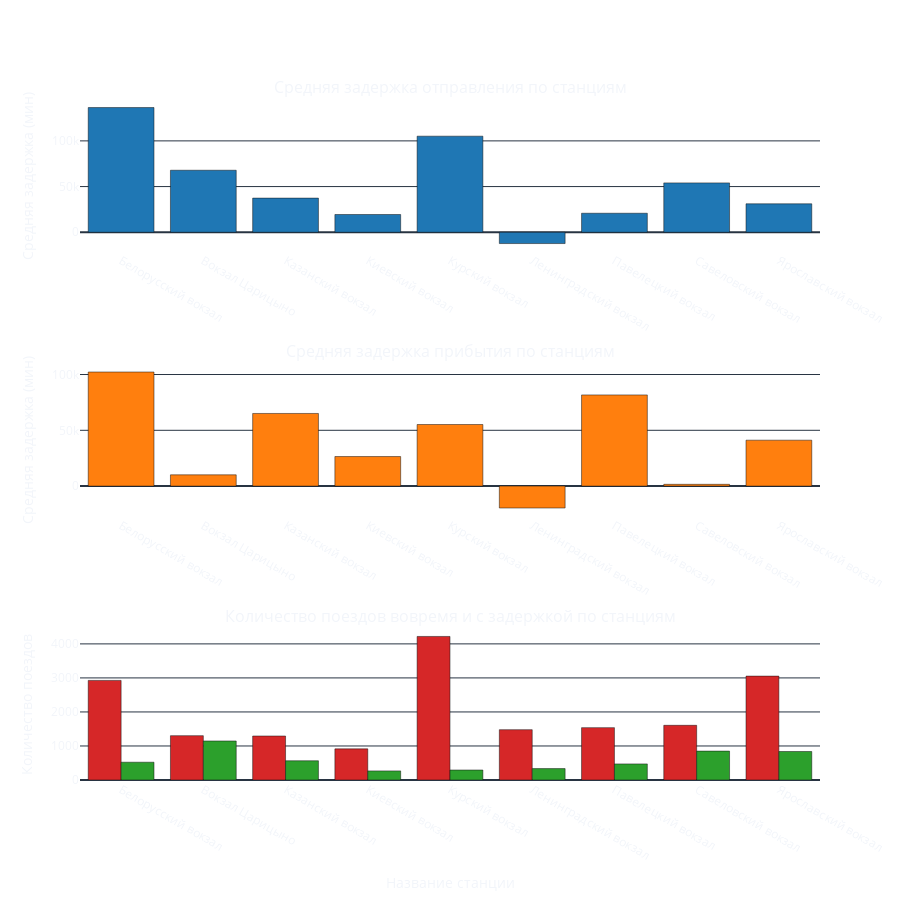

Notebook cell for this chart:
### Code cell
df_grouped = df.groupby('station_name')[['dep_delay', 'arr_delay']].mean().reset_index()

on_time_counts = df.groupby(['station_name', 'on_time']).size().reset_index(name='counts')

# Создание подграфиков
fig = make_subplots(
    rows=3, 
    cols=1, 
    subplot_titles=(
        'Средняя задержка отправления по станциям', 
        'Средняя задержка прибытия по станциям', 
        'Количество поездов вовремя и с задержкой по станциям'
    )
)

fig.add_trace(
    go.Bar(
        x=df_grouped['station_name'], 
        y=df_grouped['dep_delay'], 
        name='Задержка отправления (мин)', 
        marker_color='#1f77b4'
    ), 
    row=1, 
    col=1
)

fig.add_trace(
    go.Bar(
        x=df_grouped['station_name'], 
        y=df_grouped['arr_delay'], 
        name='Задержка прибытия (мин)', 
        marker_color='#ff7f0e'
    ), 
    row=2, 
    col=1
)

for on_time_value in on_time_counts['on_time'].unique():
    df_filtered = on_time_counts[on_time_counts['on_time'] == on_time_value]
    fig.add_trace(
        go.Bar(
            x=df_filtered['station_name'], 
            y=df_filtered['counts'], 
            name='Вовремя' if on_time_value else 'С задержкой', 
            marker_color='#2ca02c' if on_time_value else '#d62728'
        ), 
        row=3, 
        col=1
    )

fig.update_layout(
    height=900, 
    showlegend=False, 
    template='plotly_dark',
    plot_bgcolor='rgba(0, 0, 0, 0)',
    paper_bgcolor='rgba(0, 0, 0, 0)'
)

fig.update_xaxes(title_text='Название станции', row=3, col=1)
fig.update_yaxes(title_text='Средняя задержка (мин)', row=1, col=1)
fig.update_yaxes(title_text='Средняя задержка (мин)', row=2, col=1)
fig.update_yaxes(title_text='Количество поездов', row=3, col=1)

fig.show()

### Figure 1 — Plotly figure (JSON) as saved in the notebook; plotly's stock layout.template omitted (floating-point values rounded to 4 significant figures)
{"data": [{"marker": {"color": "#1f77b4"}, "name": "Задержка отправления (мин)", "type": "bar", "x": ["Белорусский вокзал", "Вокзал Царицыно", "Казанский вокзал", "Киевский вокзал", "Курский вокзал", "Ленинградский вокзал", "Павелецкий вокзал", "Савеловский вокзал", "Ярославский вокзал"], "xaxis": "x", "y": [136500.0, 67870.0, 37360.0, 19430.0, 105200.0, -12370.0, 20820.0, 54040.0, 31130.0], "yaxis": "y"}, {"marker": {"color": "#ff7f0e"}, "name": "Задержка прибытия (мин)", "type": "bar", "x": ["Белорусский вокзал", "Вокзал Царицыно", "Казанский вокзал", "Киевский вокзал", "Курский вокзал", "Ленинградский вокзал", "Павелецкий вокзал", "Савеловский вокзал", "Ярославский вокзал"], "xaxis": "x2", "y": [102300.0, 10090.0, 65100.0, 26480.0, 55200.0, -19650.0, 81710.0, 1588.0, 41140.0], "yaxis": "y2"}, {"marker": {"color": "#d62728"}, "name": "С задержкой", "type": "bar", "x": ["Белорусский вокзал", "Вокзал Царицыно", "Казанский вокзал", "Киевский вокзал", "Курский вокзал", "Ленинградский вокзал", "Павелецкий вокзал", "Савеловский вокзал", "Ярославский вокзал"], "xaxis": "x3", "y": [2927, 1303, 1293, 915, 4219, 1479, 1539, 1607, 3053], "yaxis": "y3"}, {"marker": {"color": "#2ca02c"}, "name": "Вовремя", "type": "bar", "x": ["Белорусский вокзал", "Вокзал Царицыно", "Казанский вокзал", "Киевский вокзал", "Курский вокзал", "Ленинградский вокзал", "Павелецкий вокзал", "Савеловский вокзал", "Ярославский вокзал"], "xaxis": "x3", "y": [523, 1147, 565, 268, 293, 335, 473, 849, 838], "yaxis": "y3"}], "layout": {"annotations": [{"font": {"size": 16}, "showarrow": false, "text": "Средняя задержка отправления по станциям", "x": 0.5, "xanchor": "center", "xref": "paper", "y": 1, "yanchor": "bottom", "yref": "paper"}, {"font": {"size": 16}, "showarrow": false, "text": "Средняя задержка прибытия по станциям", "x": 0.5, "xanchor": "center", "xref": "paper", "y": 0.6111, "yanchor": "bottom", "yref": "paper"}, {"font": {"size": 16}, "showarrow": false, "text": "Количество поездов вовремя и с задержкой по станциям", "x": 0.5, "xanchor": "center", "xref": "paper", "y": 0.2222, "yanchor": "bottom", "yref": "paper"}], "height": 900, "paper_bgcolor": "rgba(0, 0, 0, 0)", "plot_bgcolor": "rgba(0, 0, 0, 0)", "showlegend": false, "xaxis": {"anchor": "y", "domain": [0, 1]}, "xaxis2": {"anchor": "y2", "domain": [0, 1]}, "xaxis3": {"anchor": "y3", "domain": [0, 1], "title": {"text": "Название станции"}}, "yaxis": {"anchor": "x", "domain": [0.7778, 1], "title": {"text": "Средняя задержка (мин)"}}, "yaxis2": {"anchor": "x2", "domain": [0.3889, 0.6111], "title": {"text": "Средняя задержка (мин)"}}, "yaxis3": {"anchor": "x3", "domain": [0, 0.2222], "title": {"text": "Количество поездов"}}}}
